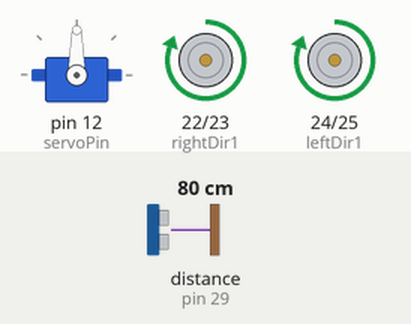
Bench run of a sketch on a simulated Arduino Mega 2560, built with avr-gcc and run on an emulated ATmega2560. On the bench: servo, motor-driver pin pairs drawn as motors (green arrow = first pin HIGH = forward, orange = second pin HIGH = backward, longer = more drive, scaled by the enable pin). Wiring (inferred from the names in the program): ultrasonic range finder: trigger pin 28; echo pin 29. The test bench sets the inputs (shaded band); at power-on: distance to the obstacle (sensor on pin 29) 80 cm. The echo pulse lasts 58.3 µs per cm.

Above: at 1.2 s.
1.3 s: distance to the obstacle (sensor on pin 29) set to 45 cm
2.8 s: distance to the obstacle (sensor on pin 29) set to 37 cm
At 3.48 s:
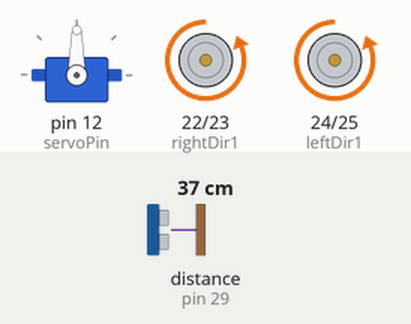
At 4.3 s:
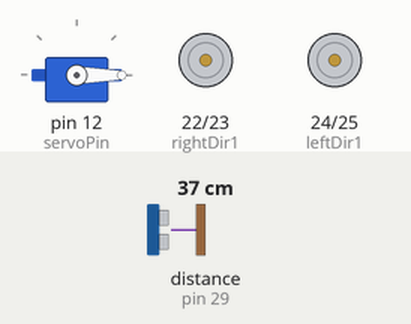
5.8 s: distance to the obstacle (sensor on pin 29) set to 60 cm
At 5.97 s:
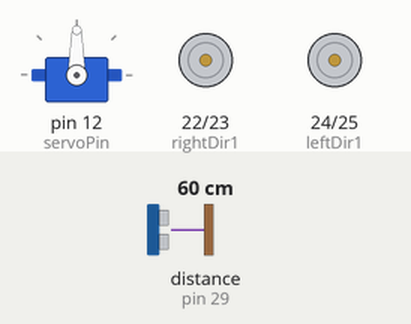
7.5 s: distance to the obstacle (sensor on pin 29) set to 2 cm
At 9.6 s:
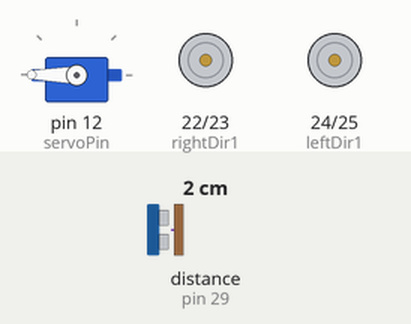
10.5 s: distance to the obstacle (sensor on pin 29) set to 125 cm
13.5 s: distance to the obstacle (sensor on pin 29) set to 136 cm
Timing chart, 0 to 16.0 s (numbered marks = the images above; inputs shaded):
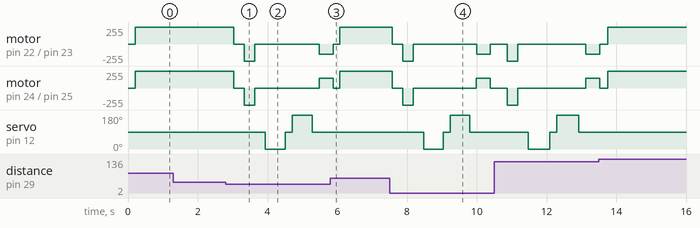

The sketch:

sketch_oct8c_Obstacle_Avoidance_complete.ino
```cpp
#include <Servo.h>

int leftSpeedPin = 6;
int leftDir1 = 24;
int leftDir2 = 25;

int rightSpeedPin = 5;
int rightDir1 = 22;
int rightDir2 = 23;

int turnMotSpeed = 150;
int motSpeed = 255;
int stopSpeed = 0;

// Ultrasonic sensor pins
int echoPin = 29;
int trigPin = 28;
float distance;
int duration;
int i;
float total;
float avgDistance;
int numMeas = 10;
int thresholdDistance = 40;

// Servo
Servo myServo;
int servoPin = 12;
int origPos = 90;
int leftPos = 180;
int rightPos = 0;

void setup() {
  pinMode(leftSpeedPin, OUTPUT);
  pinMode(leftDir1, OUTPUT);
  pinMode(leftDir2, OUTPUT);
  pinMode(rightSpeedPin, OUTPUT);
  pinMode(rightDir1, OUTPUT);
  pinMode(rightDir2, OUTPUT);
  pinMode(echoPin, INPUT);
  pinMode(trigPin, OUTPUT);
  pinMode(servoPin,OUTPUT);
  myServo.attach(servoPin);
  myServo.write(origPos);
}

void loop() {
  distance = getDistance();

  if (distance <= thresholdDistance) {
    moveStop();
    delay(300);
    moveBackward();
    delay(300);
    moveStop();
    delay(300);

    int distanceRight = lookRight();
    delay(200);
    int distanceLeft = lookLeft();
    delay(200);

    if (distanceRight >= distanceLeft) {
      turnRight();
      moveStop();
    } else {
      turnLeft();
      moveStop();
    }
  } else {
    moveForward();
  }
}

int lookRight() {
  myServo.write(rightPos);
  delay(300);  // Reduced to match servo speed
  int distance = getDistance();
  delay(100);
  myServo.write(origPos);
  return distance;
}

int lookLeft() {
  myServo.write(leftPos);
  delay(300);
  int distance = getDistance();
  delay(100);
  myServo.write(origPos);
  return distance;
}

void moveStop() {
  digitalWrite(rightDir1, LOW);
  digitalWrite(rightDir2, LOW);
  analogWrite(rightSpeedPin, stopSpeed);

  digitalWrite(leftDir1, LOW);
  digitalWrite(leftDir2, LOW);
  analogWrite(leftSpeedPin, stopSpeed);
}

void moveForward() {
  digitalWrite(rightDir1, HIGH);
  digitalWrite(rightDir2, LOW);
  analogWrite(rightSpeedPin, motSpeed);

  digitalWrite(leftDir1, HIGH);
  digitalWrite(leftDir2, LOW);
  analogWrite(leftSpeedPin, motSpeed);
}

void moveBackward() {
  digitalWrite(rightDir1, LOW);
  digitalWrite(rightDir2, HIGH);
  analogWrite(rightSpeedPin, motSpeed);

  digitalWrite(leftDir1, LOW);
  digitalWrite(leftDir2, HIGH);
  analogWrite(leftSpeedPin, motSpeed);
}

void turnRight() {
  digitalWrite(leftDir1, HIGH);
  digitalWrite(leftDir2, LOW);
  analogWrite(leftSpeedPin, turnMotSpeed);

  digitalWrite(rightDir1, LOW);
  digitalWrite(rightDir2, HIGH);
  analogWrite(rightSpeedPin, turnMotSpeed);

  delay(400);  // Adjusted turning delay
}

void turnLeft() {
  digitalWrite(leftDir1, LOW);
  digitalWrite(leftDir2, HIGH);
  analogWrite(leftSpeedPin, turnMotSpeed);

  digitalWrite(rightDir1, HIGH);
  digitalWrite(rightDir2, LOW);
  analogWrite(rightSpeedPin, turnMotSpeed);

  delay(400);
}

float getDistance() {
  total = 0;
  for(i = 1; i <= numMeas; i++) {
    digitalWrite(trigPin, LOW);
    delayMicroseconds(2);
    digitalWrite(trigPin, HIGH);
    delayMicroseconds(10);
    digitalWrite(trigPin, LOW);

    duration = pulseIn(echoPin, HIGH);
    distance = duration * 0.034 / 2;
    total += distance;
    delay(15);  // Reduced delay between ultrasonic measurements
  }
  avgDistance = total / numMeas;
  return avgDistance;
}
```

Measured:
- the behaviour switches between 41 and 40 cm on distance to the obstacle (sensor on pin 29) (found by bisection; images 0 and 1)
- after the input at 1.3 s, every drawn part: stays the same
- after the input at 5.8 s, servo on pin 12 (servoPin): stays 90° (without the input it goes to 0° after 1.2 s)
